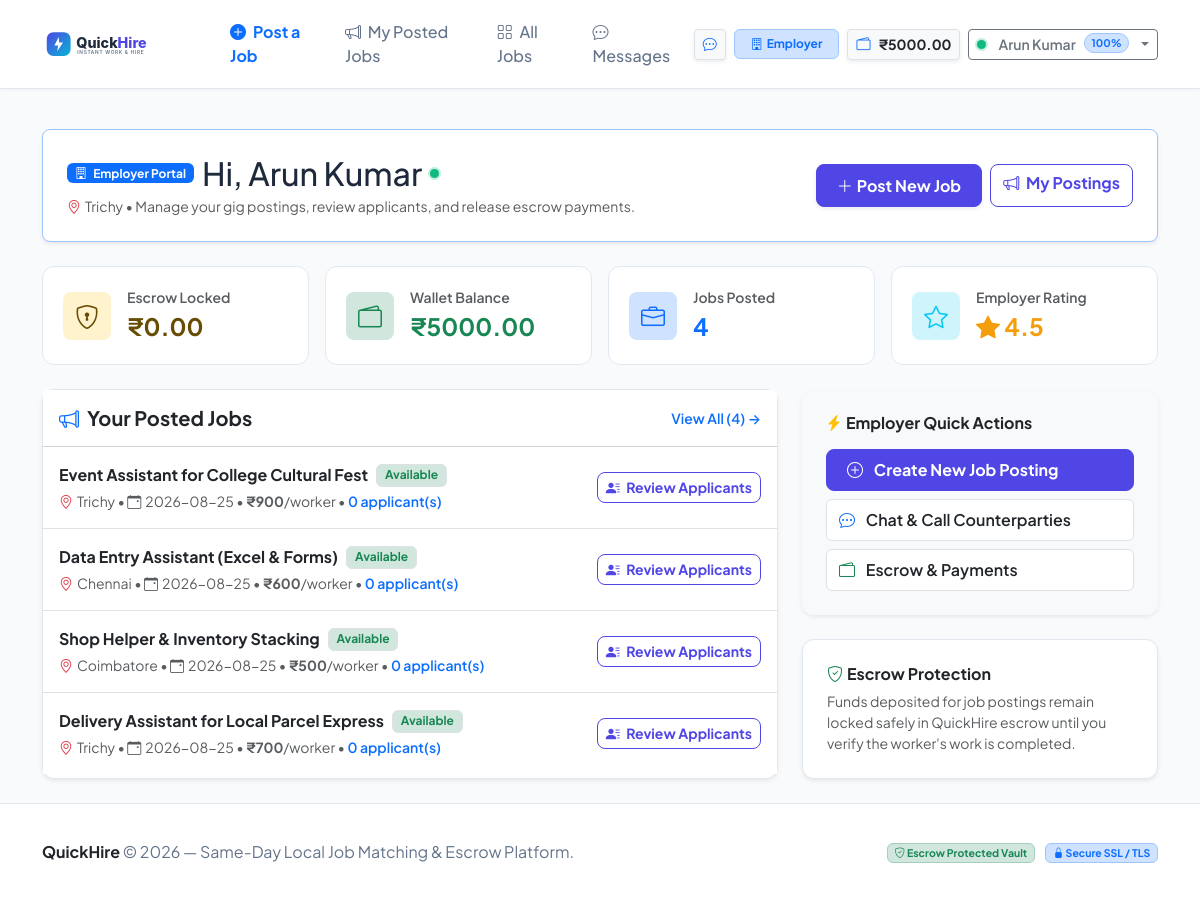
The app's page /dashboard (signed in) with its own data.
### tables this page shows
CREATE TABLE users (
    id INTEGER PRIMARY KEY AUTOINCREMENT,
    name TEXT NOT NULL,
    email TEXT UNIQUE NOT NULL,
    password TEXT NOT NULL,
    skills TEXT DEFAULT '',
    location TEXT DEFAULT '',
    phone TEXT DEFAULT '+91 98765 43210',
    role TEXT DEFAULT 'worker',
    wallet_balance REAL DEFAULT 5000.0,
    secured_balance REAL DEFAULT 0.0,
    rating REAL DEFAULT NULL,
    reliability_score INTEGER DEFAULT 100,
    completed_jobs INTEGER DEFAULT 0,
    late_arrivals INTEGER DEFAULT 0,
    no_shows INTEGER DEFAULT 0,
    is_online INTEGER DEFAULT 0,
    created_at TIMESTAMP DEFAULT CURRENT_TIMESTAMP
);

CREATE TABLE jobs (
    id INTEGER PRIMARY KEY AUTOINCREMENT,
    poster_id INTEGER NOT NULL,
    title TEXT NOT NULL,
    category TEXT NOT NULL,
    description TEXT NOT NULL,
    location TEXT NOT NULL,
    job_date TEXT NOT NULL,
    start_time TEXT NOT NULL,
    end_time TEXT NOT NULL,
    required_workers INTEGER NOT NULL DEFAULT 1,
    payment REAL NOT NULL,
    urgent INTEGER DEFAULT 0,
    status TEXT DEFAULT 'Available',
    created_at TIMESTAMP DEFAULT CURRENT_TIMESTAMP,
    FOREIGN KEY (poster_id) REFERENCES users(id) ON DELETE CASCADE
);

### backend/routes/main_routes.py (the view)
@main_bp.route('/dashboard')
@login_required
def dashboard():
    user = get_current_user()
    if not user:
        return redirect(url_for('auth_routes.logout'))
    user_id = user['id']
    with db_cursor() as cur:
        cur.execute("SELECT COUNT(*) FROM jobs WHERE poster_id = ?", (user_id,))
        posted_count = cur.fetchone()[0]
        cur.execute("SELECT COUNT(*) FROM applications WHERE worker_id = ?", (user_id,))
        apps_count = cur.fetchone()[0]
        cur.execute("""
            SELECT ja.*, j.title as job_title, j.category, j.location, j.job_date, j.start_time, j.end_time,
                   j.payment as job_payment, u.name as poster_name
            FROM job_assignments ja
            JOIN jobs j ON ja.job_id = j.id
            JOIN users u ON j.poster_id = u.id
            WHERE ja.worker_id = ? AND ja.status IN ('Assigned', 'In Progress', 'Awaiting Confirmation')
            ORDER BY ja.id DESC
        """, (user_id,))
        active_worker_tasks = [dict(row) for row in cur.fetchall()]
        cur.execute("""
            SELECT ja.*, j.title as job_title, j.category, j.location, j.payment as job_payment,
                   worker.name as worker_name, worker.reliability_score as worker_reliability
            FROM job_assignments ja
            JOIN jobs j ON ja.job_id = j.id
            JOIN users worker ON ja.worker_id = worker.id
            WHERE j.poster_id = ? AND ja.status = 'Awaiting Confirmation'
            ORDER BY ja.id DESC
        """, (user_id,))
        pending_confirmations = [dict(row) for row in cur.fetchall()]
        cur.execute("""
            SELECT j.*,
                   (SELECT COUNT(*) FROM applications WHERE job_id = j.id) as applicant_count,
                   (SELECT COUNT(*) FROM job_assignments WHERE job_id = j.id AND status != 'No Show') as selected_count
            FROM jobs j
            WHERE j.poster_id = ? AND j.status IN ('Available', 'Worker Selected', 'In Progress')
            ORDER BY j.created_at DESC
        """, (user_id,))
        my_active_posted_jobs = [dict(row) for row in cur.fetchall()]
    available_jobs = JobModel.get_all(status='Available')[:6]
    return render_template(
        'dashboard.html',
        user=user,
        posted_count=posted_count,
        apps_count=apps_count,
        active_worker_tasks=active_worker_tasks,
        pending_confirmations=pending_confirmations,
        my_active_posted_jobs=my_active_posted_jobs,
        available_jobs=available_jobs
    )

### frontend/templates/dashboard.html (shortened to what this page needs)
{% extends "base.html" %}
{% block content %}
<div class="container py-4">
  {% if current_role == 'employer' %}
    <div class="d-flex flex-column flex-md-row justify-content-between align-items-md-center gap-3 mb-4 p-4 bg-white rounded-3 shadow-sm border border-primary-subtle">
      <div>
        <div class="d-flex align-items-center gap-2">
          <span class="badge bg-primary px-2 py-1"><i class="bi bi-building me-1"></i> Employer Portal</span>
          <h2 class="fw-extrabold m-0">Hi, {{ user.name }}</h2>
          <span class="online-dot pulsing" title="Online Status: Active"></span>
        </div>
        <p class="text-muted m-0 small mt-1">
          <i class="bi bi-geo-alt me-1 text-danger"></i>{{ user.location or 'Location not set' }} &bull;
          Manage your gig postings, review applicants, and release escrow payments.
        </p>
      </div>
      <div class="d-flex gap-2">
        <a href="{{ url_for('job_routes.post_job') }}" class="btn btn-primary fw-bold shadow-sm d-flex align-items-center gap-1">
          <i class="bi bi-plus-lg"></i> Post New Job
        </a>
        <a href="{{ url_for('job_routes.my_jobs', tab='posted') }}" class="btn btn-outline-primary fw-bold">
          <i class="bi bi-megaphone me-1"></i> My Postings
        </a>
      </div>
    </div>
    <div class="row g-3 mb-4">
      <div class="col-6 col-md-3">
        <div class="stat-card">
          <div class="stat-icon bg-warning-subtle text-warning-emphasis">
            <i class="bi bi-shield-lock"></i>
          </div>
          <div>
            <div class="text-muted small fw-semibold">Escrow Locked</div>
            <div class="fs-4 fw-bold text-warning-emphasis">₹{{ "%.2f"|format(user.secured_balance) }}</div>
          </div>
        </div>
      </div>
      <div class="col-6 col-md-3">
        <div class="stat-card">
          <div class="stat-icon bg-success-subtle text-success">
            <i class="bi bi-wallet2"></i>
          </div>
          <div>
            <div class="text-muted small fw-semibold">Wallet Balance</div>
            <div class="fs-4 fw-bold text-success">₹{{ "%.2f"|format(user.wallet_balance) }}</div>
          </div>
        </div>
      </div>
      <div class="col-6 col-md-3">
        <div class="stat-card">
          <div class="stat-icon bg-primary-subtle text-primary">
            <i class="bi bi-briefcase"></i>
          </div>
          <div>
            <div class="text-muted small fw-semibold">Jobs Posted</div>
            <div class="fs-4 fw-bold text-primary">{{ posted_count }}</div>
          </div>
        </div>
      </div>
      <div class="col-6 col-md-3">
        <div class="stat-card">
          <div class="stat-icon bg-info-subtle text-info">
            <i class="bi bi-star"></i>
          </div>
          <div>
            <div class="text-muted small fw-semibold">Employer Rating</div>
            <div class="fs-4 fw-bold text-dark">
              {% if user.rating %}
                <span class="star-rating"><i class="bi bi-star-fill"></i> {{ "%.1f"|format(user.rating) }}</span>
              {% else %}
                <span class="fs-6 text-muted">New User</span>
              {% endif %}
            </div>
          </div>
        </div>
      </div>
    </div>
    <div class="row g-4">
      <div class="col-lg-8">
        <div class="card card-custom h-100 shadow-sm">
          <div class="card-header bg-white d-flex justify-content-between align-items-center py-3">
            <h5 class="fw-bold m-0"><i class="bi bi-megaphone text-primary me-2"></i>Your Posted Jobs</h5>
            <a href="{{ url_for('job_routes.my_jobs', tab='posted') }}" class="small fw-semibold text-decoration-none">View All ({{ posted_count }}) &rarr;</a>
          </div>
          <div class="card-body p-0">
            {% if my_active_posted_jobs %}
              <div class="list-group list-group-flush">
                {% for pjob in my_active_posted_jobs %}
                <div class="list-group-item p-3 d-flex flex-column flex-sm-row justify-content-between align-items-sm-center gap-2">
                  <div>
                    <div class="d-flex align-items-center gap-2 mb-1">
                      <span class="fw-bold text-dark fs-6">{{ pjob.title }}</span>
                      <span class="badge {% if pjob.status == 'Available' %}bg-success-subtle text-success{% else %}bg-info-subtle text-info{% endif %} border">{{ pjob.status }}</span>
                    </div>
                    <div class="small text-muted">
                      <i class="bi bi-geo-alt me-1 text-danger"></i>{{ pjob.location }} &bull;
                      <i class="bi bi-calendar-event me-1"></i>{{ pjob.job_date }} &bull;
                      <strong>₹{{ "%.0f"|format(pjob.payment) }}</strong>/worker &bull;
                      <span class="text-primary fw-semibold">{{ pjob.applicant_count }} applicant(s)</span>
                    </div>
                  </div>
                  <div class="d-flex gap-2">
                    <a href="{{ url_for('job_routes.job_details', job_id=pjob.id) }}" class="btn btn-sm btn-outline-primary fw-bold">
                      <i class="bi bi-person-lines-fill me-1"></i> Review Applicants
                    </a>
                  </div>
                </div>
                {% endfor %}
              </div>
            {% endif %}
          </div>
        </div>
      </div>
      <div class="col-lg-4">
        <div class="card card-custom p-4 mb-4 shadow-sm bg-light border-0">
          <h6 class="fw-bold mb-3"><i class="bi bi-lightning-charge-fill text-warning me-1"></i>Employer Quick Actions</h6>
          <div class="d-grid gap-2">
            <a href="{{ url_for('job_routes.post_job') }}" class="btn btn-primary fw-bold text-start py-2">
              <i class="bi bi-plus-circle me-2"></i> Create New Job Posting
            </a>
            <a href="{{ url_for('message_routes.inbox') }}" class="btn btn-white bg-white border fw-semibold text-start py-2">
              <i class="bi bi-chat-dots me-2 text-primary"></i> Chat &amp; Call Counterparties
            </a>
            <a href="{{ url_for('wallet_routes.wallet') }}" class="btn btn-white bg-white border fw-semibold text-start py-2">
              <i class="bi bi-wallet2 me-2 text-success"></i> Escrow &amp; Payments
            </a>
          </div>
        </div>
        <div class="card card-custom p-4 shadow-sm">
          <h6 class="fw-bold mb-2"><i class="bi bi-shield-check text-success me-1"></i>Escrow Protection</h6>
          <p class="small text-muted mb-0">
            Funds deposited for job postings remain locked safely in QuickHire escrow until you verify the worker's work is completed.
          </p>
        </div>
      </div>
    </div>
  {% endif %}
</div>
{% endblock %}

### frontend/templates/base.html (shortened to what this page needs)
<!DOCTYPE html>
<html lang="en">
<head>
  <link href="https://cdn.jsdelivr.net/npm/bootstrap@5.3.3/dist/css/bootstrap.min.css" rel="stylesheet">
  <link rel="stylesheet" href="https://cdn.jsdelivr.net/npm/bootstrap-icons@1.11.3/font/bootstrap-icons.min.css">
  <link rel="stylesheet" href="{{ url_for('static', filename='css/style.css') }}">
</head>
<body>
  <nav class="navbar navbar-expand-lg navbar-custom sticky-top">
    <div class="container">
      <a class="navbar-brand d-flex align-items-center gap-2" href="{{ url_for('main_routes.index') if not current_user else url_for('main_routes.dashboard') }}">
        <img src="{{ url_for('static', filename='images/logo.svg') }}" alt="QuickHire Logo" class="brand-logo">
      </a>
      <div class="collapse navbar-collapse" id="navbarContent">
        <ul class="navbar-nav me-auto mb-2 mb-lg-0 ms-lg-3">
          {% if not current_user %}
            <li class="nav-item">
              <a class="nav-link" href="{{ url_for('job_routes.jobs') }}">
                <i class="bi bi-search me-1"></i> Browse Jobs
              </a>
            </li>
          {% elif current_role == 'employer' %}
            <li class="nav-item">
              <a class="nav-link text-primary fw-bold" href="{{ url_for('job_routes.post_job') }}">
                <i class="bi bi-plus-circle-fill me-1"></i> Post a Job
              </a>
            </li>
            <li class="nav-item">
              <a class="nav-link" href="{{ url_for('job_routes.my_jobs', tab='posted') }}">
                <i class="bi bi-megaphone me-1"></i> My Posted Jobs
              </a>
            </li>
            <li class="nav-item">
              <a class="nav-link" href="{{ url_for('job_routes.jobs') }}">
                <i class="bi bi-grid me-1"></i> All Jobs
              </a>
            </li>
            <li class="nav-item">
              <a class="nav-link" href="{{ url_for('message_routes.inbox') }}">
                <i class="bi bi-chat-dots me-1"></i> Messages
              </a>
            </li>
          {% endif %}
        </ul>
        <div class="d-flex align-items-center gap-2">
          {% if current_user %}
            <a href="{{ url_for('message_routes.inbox') }}" class="btn btn-sm btn-light border shadow-sm text-decoration-none" title="Messages & Contacts">
              <i class="bi bi-chat-dots text-primary"></i>
            </a>
            <span class="badge {% if current_role == 'employer' %}bg-primary-subtle text-primary border border-primary-subtle{% else %}bg-success-subtle text-success border border-success-subtle{% endif %} d-none d-md-inline-flex align-items-center gap-1 py-2 px-3">
              <i class="bi {% if current_role == 'employer' %}bi-building{% else %}bi-person-workspace{% endif %}"></i>
              <span class="fw-bold">{{ 'Employer' if current_role == 'employer' else 'Worker' }}</span>
            </span>
            <a href="{{ url_for('wallet_routes.wallet') }}" class="btn btn-sm btn-light border d-flex align-items-center gap-2 shadow-sm text-decoration-none" title="Wallet Balance">
              <i class="bi bi-wallet2 text-primary"></i>
              <span class="fw-bold text-dark">₹{{ "%.2f"|format(current_user.wallet_balance) }}</span>
            </a>
            <div class="dropdown">
              <button class="btn btn-sm btn-outline-secondary dropdown-toggle d-flex align-items-center gap-2" type="button" data-bs-toggle="dropdown" aria-expanded="false">
                <span class="online-dot pulsing"></span>
                <span class="fw-semibold">{{ current_user.name }}</span>
                <span class="badge bg-primary-subtle text-primary border border-primary-subtle rounded-pill">
                  {{ current_user.reliability_score }}%
                </span>
              </button>
            </div>
          {% endif %}
        </div>
      </div>
    </div>
  </nav>
  <main class="flex-grow-1">
    {% block content %}{% endblock %}
  </main>
  <footer>
    <div class="container text-center">
      <div class="row align-items-center py-2">
        <div class="col-md-6 text-md-start mb-2 mb-md-0">
          <span class="fw-bold text-dark">QuickHire</span> &copy; 2026 — Same-Day Local Job Matching &amp; Escrow Platform.
        </div>
        <div class="col-md-6 text-md-end small">
          <span class="badge bg-success-subtle text-success border border-success-subtle me-2">
            <i class="bi bi-shield-check"></i> Escrow Protected Vault
          </span>
          <span class="badge bg-primary-subtle text-primary border border-primary-subtle">
            <i class="bi bi-lock-fill"></i> Secure SSL / TLS
          </span>
        </div>
      </div>
    </div>
  </footer>
</body>
</html>

### records on screen
users: role "Employer", wallet_balance "5000.00", name "Arun Kumar", reliability_score "100", location "Trichy", secured_balance "0.00", rating "4.5"
jobs: title "Event Assistant for College Cultural Fest", status "Available", location "Trichy", job_date "2026-08-25", payment "900", applicant_count "0"
jobs: title "Data Entry Assistant (Excel & Forms)", status "Available", location "Chennai", job_date "2026-08-25", payment "600", applicant_count "0"
jobs: title "Shop Helper & Inventory Stacking", status "Available", location "Coimbatore", job_date "2026-08-25", payment "500", applicant_count "0"
jobs: title "Delivery Assistant for Local Parcel Express", status "Available", location "Trichy", job_date "2026-08-25", payment "700", applicant_count "0"

### other values on screen
{{ posted_count }} "4"
